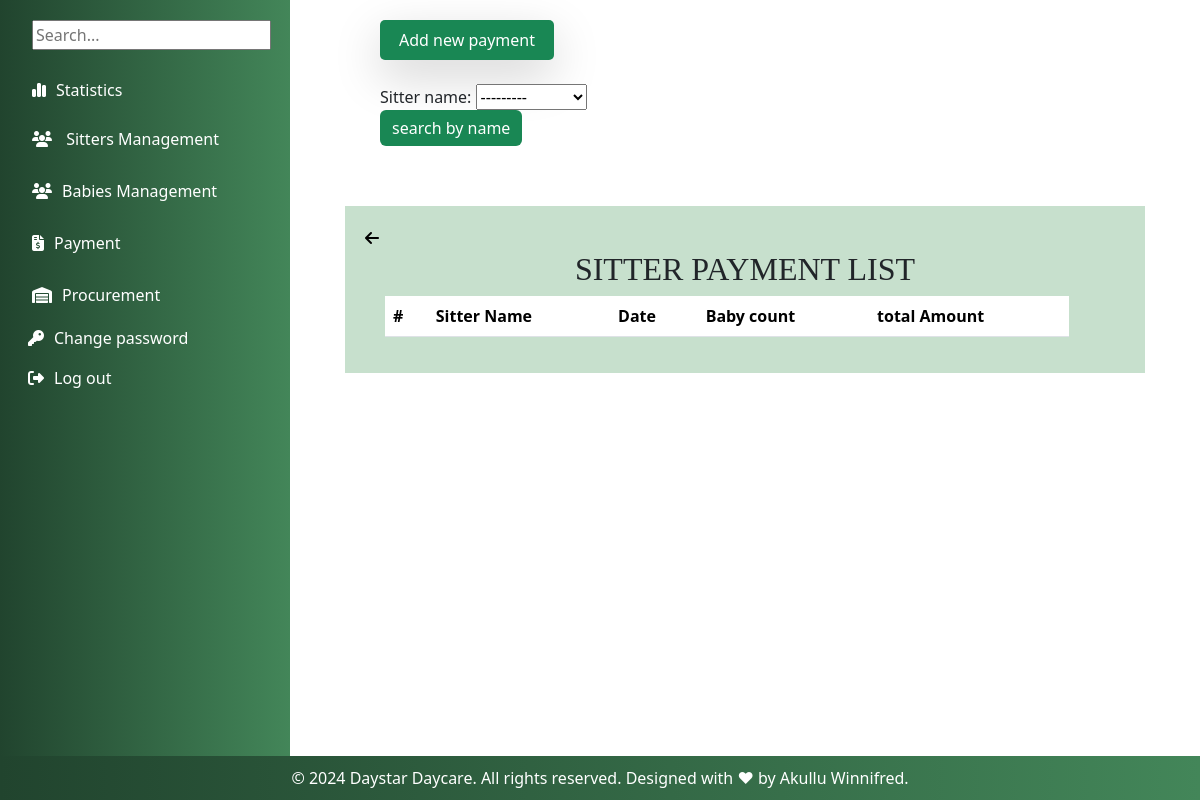
The page /sitterpaymentlist/ (signed in) on the database as committed earlier.
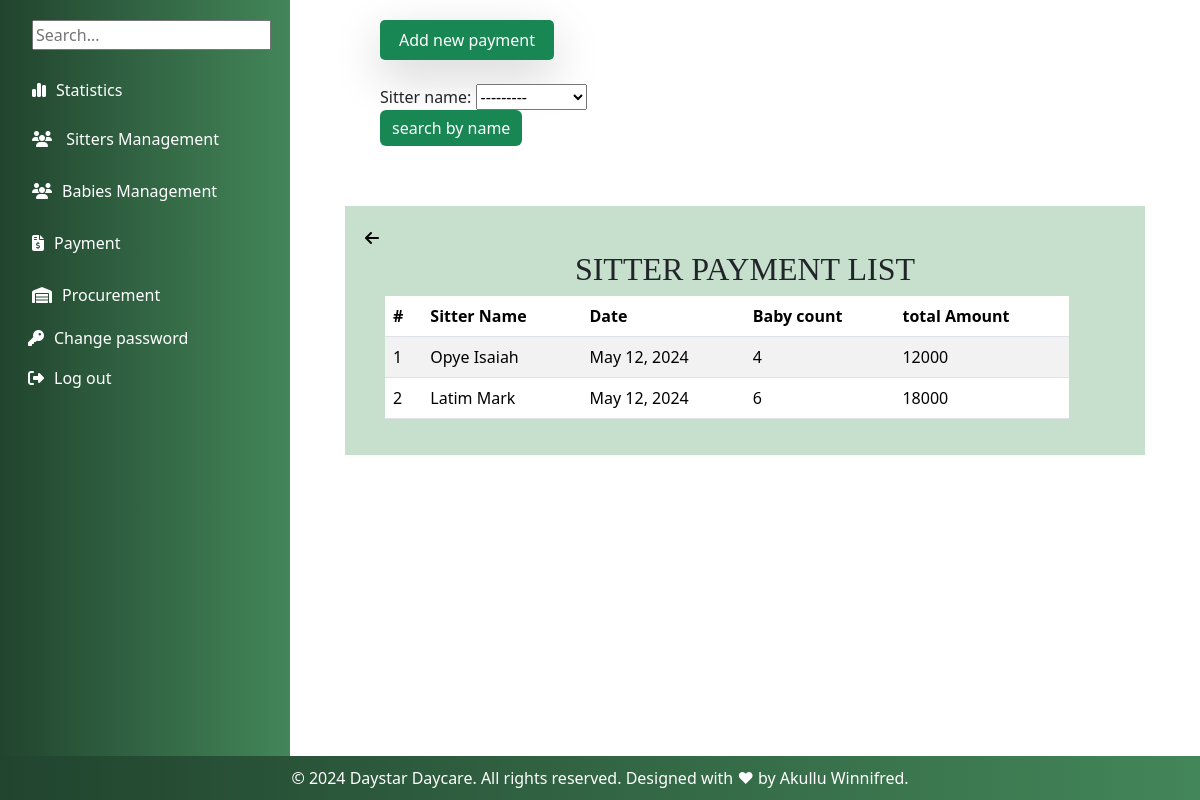
The same page on the database as committed later.
### myapp/models.py (models this page shows, shortened)
class Sitterpayment(models.Model):
    sitter_name=models.ForeignKey(BabySitterattendance, on_delete=models.CASCADE)
    date=models.DateField(default=timezone.now)
    baby_count=models.IntegerField(default=0)
    amount=models.IntegerField(default=3000)
    def total_amount(self):
        total= self.amount * self.baby_count
        return int(total)

class BabySitterattendance(models.Model):
    sitter_Number = models.CharField(max_length=200,unique=True)
    name = models.ForeignKey(BabySitter, on_delete=models.CASCADE)
    date = models.DateField(default=timezone.now)
    attendance_status = models.CharField(max_length=10,default= 'Onduty')
    def __str__(self):
        return str(self.name)

class BabySitter(models.Model):
    GENDER_CHOICES = (
         ('male', 'Male'),
        ('female', 'Female'),
     )
    name = models.CharField(max_length=200,validators=[validate_letters])
    gender = models.CharField(max_length=10,choices=GENDER_CHOICES)
    location = models.CharField(max_length=10, default='kabalagala')
    Date_Of_Birth = models.DateField(default=timezone.now)
    NIN = models.CharField(max_length=14,validators=[validate_NIN_length])
    Religion = models.CharField(max_length=30, null=True, blank=True,verbose_name="Religion(optional)")
    Level_Of_Education = models.CharField(max_length=200,choices=(
        ('Certificate', 'Certificate'),
        ('Diploma', 'Diploma'),
        ('Degree', 'Degree'),
        ('Others', 'Others'),
    ))
    Contact = models.CharField(max_length=10,validators=[validate_contact_length])
    Sitter_Number = models.CharField(max_length=200,unique=True,blank=False, null=True)
    Next_Of_Kin = models.CharField(max_length=200,validators=[validate_letters])
    Recommenders_Name = models.CharField(max_length=200,validators=[validate_letters])
    Recommenders_Contact = models.CharField(max_length=10,validators=[validate_contact_length])
    def __str__(self):
        return self.name

### myapp/views.py (the view)
# urls.py: path('sitterpaymentlist/',views.sitterpaymentlist,name='sitterpaymentlist'),
@login_required
def sitterpaymentlist(request):
    sitterpayment=Sitterpayment.objects.all().order_by('id')
    sitterpayment_filter=SitterpaymentFilter(request.GET,queryset=sitterpayment)
    sitterpayment = sitterpayment_filter.qs
    return render(request,'baby_payments/sitterpaymentlist.html',{'sitterpayment':sitterpayment,'sitterpayment_filter':sitterpayment_filter})

### myapp/templates/baby_payments/sitterpaymentlist.html (shortened to what this page needs)
{% extends 'base.html' %}
{% block content %}
<button class="p-2 bg-teal-500 rounded-lg shadow-lg bg bg-success"
    style="margin-left: 70px; border-radius: 5px; border: #B4BDFF; width: 20%; height: 5%;"><a
        style="color: white; text-decoration: none;" href="/sitterpayment">Add new payment</a></button>
<br><br>
<form method="GET" style="margin-left: 70px;">
    {{ sitterpayment_filter.form }}
    <input type="submit" value = "search by name" class="btn btn-primary bg bg-success" style="border: none;">
    </form>
<div class="container">
    <div>
        <a href="{% url 'sitterpaymentlist' %}"> <i class="fa-solid fa-arrow-left" style="color: black;"></i></a>
       </div>
    <h2>SITTER PAYMENT LIST</h2>
    <table class="table table-striped" style="width: 90%; margin-left: 20px;">
        <thead>
            <tr>
                <th>#</th>
                <th>Sitter Name</th>
                <th>Date</th>
                <th>Baby count</th>
                <th>total Amount</th>
            </tr>
        </thead>
        <tbody>
            {% for each in sitterpayment %}
            <tr>
                <td> {{each.id}}</td>
                <td>{{each.sitter_name}}</td>
                <td>{{each.date}}</td>
                <td>{{each.baby_count}}</td>
                <td>{{each.total_amount}}</td>
</div>
{% endfor %}
</tbody>
</table>
</div>
{% endblock %}

Rows that differ between the two databases and show on the page:
added Sitterpayment: id "1", sitter_name "Opye Isaiah", date "May 12, 2024", baby_count "4", total_amount "12000"
added Sitterpayment: id "2", sitter_name "Latim Mark", date "May 12, 2024", baby_count "6", total_amount "18000"
